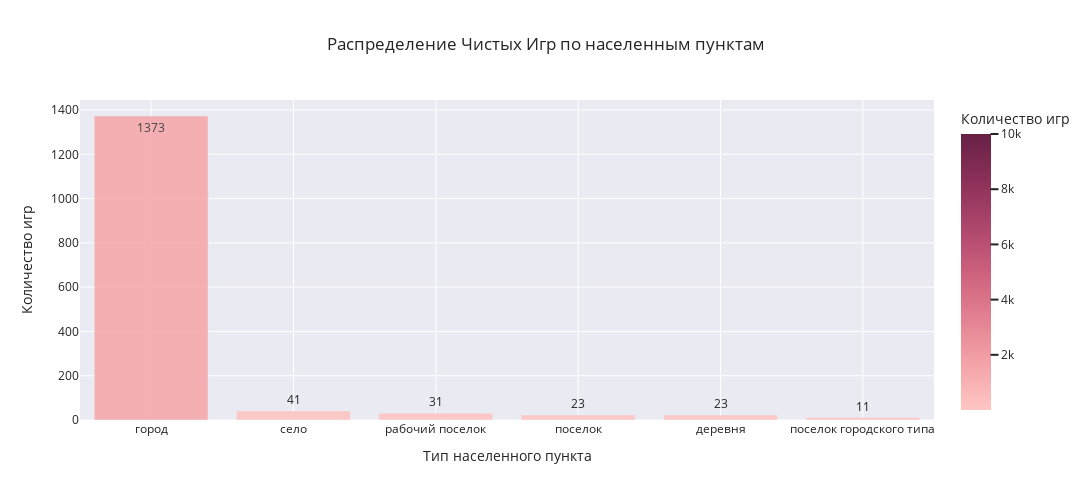

This figure's notebook cell:
### Code cell
city_type = (
    game['city_type']
    .value_counts()
    .reset_index()
    .rename(columns={'index':'city_type', 'city_type':'count'})
)

city_type['share'] = city_type['count'] / city_type['count'].sum()
#city_type

#строим диаграмму распределения количества игр по населенным пунктам
barchart_city_type = px.bar(
    data_frame=city_type,
    y="count",
    x="city_type",
    color="count",
    opacity=0.9,                  
    orientation="v",              
    barmode='relative',              
    color_continuous_scale=px.colors.sequential.Burg,                               
    range_color=[1,10000],                                   
    text='count',            
    hover_name='city_type',      
    labels={"count":"Количество игр", "city_type":"Тип населенного пункта"},           
    title='Распределение Чистых Игр по населенным пунктам', 
    width=1100,                  
    height=500,                   
    template='seaborn',            
)
barchart_city_type

### Figure 1 — Plotly figure (JSON) as saved in the notebook; plotly's stock layout.template omitted (floating-point values rounded to 4 significant figures)
{"data": [{"alignmentgroup": "True", "hovertemplate": "<b>%{hovertext}</b><br><br>Тип населенного пункта=%{x}<br>Количество игр=%{marker.color}<extra></extra>", "hovertext": ["город", "село", "рабочий поселок", "поселок", "деревня", "поселок городского типа"], "legendgroup": "", "marker": {"color": [1373, 41, 31, 23, 23, 11], "coloraxis": "coloraxis", "opacity": 0.9, "pattern": {"shape": ""}}, "name": "", "offsetgroup": "", "orientation": "v", "showlegend": false, "text": [1373, 41, 31, 23, 23, 11], "textposition": "auto", "type": "bar", "x": ["город", "село", "рабочий поселок", "поселок", "деревня", "поселок городского типа"], "xaxis": "x", "y": [1373, 41, 31, 23, 23, 11], "yaxis": "y"}], "layout": {"barmode": "relative", "coloraxis": {"cmax": 10000, "cmin": 1, "colorbar": {"title": {"text": "Количество игр"}}, "colorscale": [[0, "rgb(255, 198, 196)"], [0.1667, "rgb(244, 163, 168)"], [0.3333, "rgb(227, 129, 145)"], [0.5, "rgb(204, 96, 125)"], [0.6667, "rgb(173, 70, 108)"], [0.8333, "rgb(139, 48, 88)"], [1, "rgb(103, 32, 68)"]]}, "height": 500, "legend": {"tracegroupgap": 0}, "title": {"text": "Распределение Чистых Игр по населенным пунктам"}, "width": 1100, "xaxis": {"anchor": "y", "domain": [0, 1], "title": {"text": "Тип населенного пункта"}}, "yaxis": {"anchor": "x", "domain": [0, 1], "title": {"text": "Количество игр"}}}}
